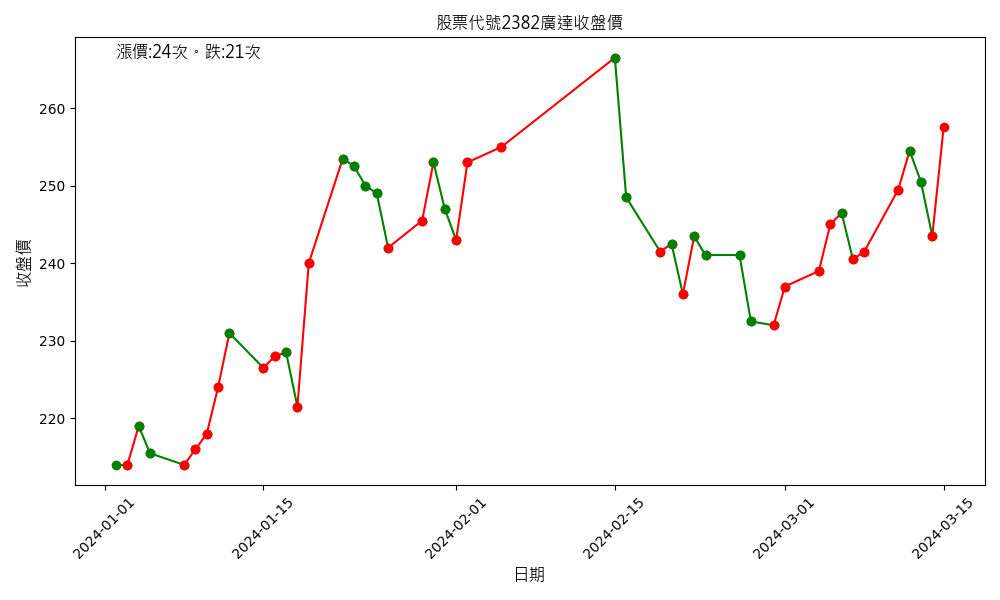

Generate this figure with Python:
import requests
import matplotlib.pyplot as plt
from datetime import datetime, timedelta
from matplotlib.font_manager import FontProperties

def fetch_stock_data(date, stock_no):
    url = f"http://www.twse.com.tw/exchangeReport/STOCK_DAY?response=csv&date={date}&stockNo={stock_no}"
    response = requests.get(url)
    dates, prices = [], []
    if response.status_code == 200:
        lines = response.text.split('\n')
        for line in lines:
            if line.count('",') > 8:
                parts = line.split('","')
                if len(parts) >= 7:
                    date_str = parts[0].replace('"', '')
                    try:
                        year, month, day = map(int, date_str.split('/'))
                    except ValueError:
                        continue
                    gregorian_year = year + 1911
                    date = datetime(gregorian_year, month, day)
                    closing_price = float(parts[6].replace(',', ''))
                    dates.append(date)
                    prices.append(closing_price)
    return dates, prices

def get_previous_month(date, months=1):
    month = date.month - months - 1
    year = date.year + month // 12
    month = month % 12 + 1
    day = min(date.day, [31, 29 if year % 4 == 0 else 28, 31, 30, 31, 30, 31, 31, 30, 31, 30, 31][month - 1])
    return datetime(year, month, day).strftime("%Y%m%d")

def plot_stock_data(dates, prices, stock_no):
    plt.figure(figsize=(10, 6))
    
    count_red = 0
    count_green = 0

    # 繁中
    font_path = "C:\\Windows\\Fonts\\msjh.ttc"
    font_properties = FontProperties(fname=font_path, size=12)

    for i in range(1, len(prices)):
        if prices[i] > prices[i-1]:
            plt.plot([dates[i-1], dates[i]], [prices[i-1], prices[i]], 'r-o')
            count_red += 1
        else:
            plt.plot([dates[i-1], dates[i]], [prices[i-1], prices[i]], 'g-o')
            count_green += 1

    plt.title(f'股票代號{stock_no}廣達收盤價', fontproperties=font_properties)
    plt.xlabel('日期', fontproperties=font_properties)
    plt.ylabel('收盤價', fontproperties=font_properties)
    plt.xticks(rotation=45)
    

    plt.text(dates[0], max(prices), f'漲價:{count_red}次。跌:{count_green}次', fontproperties=font_properties, color='black')
    
    plt.tight_layout()
    plt.savefig(f"{stock_no}_3month_history.png")


if __name__ == "__main__":
    stock_number = "2382"
    current_date = datetime.now()
    current_month_str = current_date.strftime("%Y%m01")
    previous_month_str = get_previous_month(current_date)
    two_months_ago_str = get_previous_month(current_date, 2)

    two_months_ago_dates, two_months_ago_prices = fetch_stock_data(two_months_ago_str, stock_number)
    prev_dates, prev_prices = fetch_stock_data(previous_month_str, stock_number)
    curr_dates, curr_prices = fetch_stock_data(current_month_str, stock_number)

    all_dates = two_months_ago_dates + prev_dates + curr_dates
    all_prices = two_months_ago_prices + prev_prices + curr_prices

    plot_stock_data(all_dates, all_prices, stock_number)
